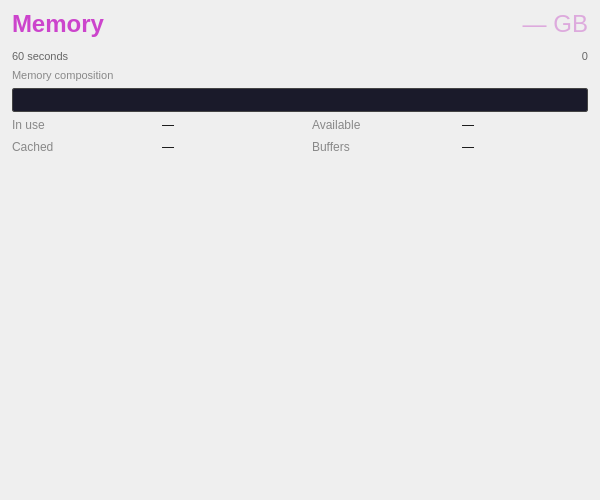
<?xml version="1.0" encoding="UTF-8"?>
<ui version="4.0">
 <class>MemoryDetailWidget</class>
 <widget class="QWidget" name="MemoryDetailWidget">
  <property name="geometry">
   <rect><x>0</x><y>0</y><width>600</width><height>500</height></rect>
  </property>
  <layout class="QVBoxLayout" name="verticalLayout">
   <property name="leftMargin"><number>12</number></property>
   <property name="topMargin"><number>10</number></property>
   <property name="rightMargin"><number>12</number></property>
   <property name="bottomMargin"><number>10</number></property>
   <property name="spacing"><number>6</number></property>

   <!-- Header row -->
   <item>
    <layout class="QHBoxLayout" name="headerLayout">
     <item>
      <widget class="QLabel" name="titleLabel">
       <property name="text"><string>Memory</string></property>
       <property name="styleSheet"><string>font-size: 18pt; font-weight: bold; color: #cc44cc;</string></property>
      </widget>
     </item>
     <item>
      <spacer>
       <property name="orientation"><enum>Qt::Horizontal</enum></property>
       <property name="sizeHint" stdset="0"><size><width>40</width><height>0</height></size></property>
      </spacer>
     </item>
     <item>
      <widget class="QLabel" name="totalLabel">
       <property name="text"><string>— GB</string></property>
       <property name="alignment"><set>Qt::AlignRight|Qt::AlignVCenter</set></property>
       <property name="styleSheet"><string>font-size: 18pt; color: #ddaadd;</string></property>
      </widget>
     </item>
    </layout>
   </item>

   <!-- Graph -->
   <item>
    <widget class="Perf::GraphWidget" name="graphWidget">
     <property name="minimumHeight"><number>180</number></property>
    </widget>
   </item>

   <!-- Time axis labels -->
   <item>
    <layout class="QHBoxLayout" name="timeAxisLayout">
     <item>
      <widget class="QLabel">
       <property name="text"><string>60 seconds</string></property>
       <property name="styleSheet"><string>color: #666; font-size: 8pt;</string></property>
      </widget>
     </item>
     <item>
      <spacer>
       <property name="orientation"><enum>Qt::Horizontal</enum></property>
       <property name="sizeHint" stdset="0"><size><width>40</width><height>0</height></size></property>
      </spacer>
     </item>
     <item>
      <widget class="QLabel">
       <property name="text"><string>0</string></property>
       <property name="alignment"><set>Qt::AlignRight|Qt::AlignVCenter</set></property>
       <property name="styleSheet"><string>color: #666; font-size: 8pt;</string></property>
      </widget>
     </item>
    </layout>
   </item>

   <!-- Composition bar (simple two-colour bar: in-use vs available) -->
   <item>
    <widget class="QLabel" name="compositionLabel">
     <property name="text"><string>Memory composition</string></property>
     <property name="styleSheet"><string>color:#888; font-size: 8pt;</string></property>
    </widget>
   </item>
   <item>
    <widget class="QProgressBar" name="compositionBar">
     <property name="minimum"><number>0</number></property>
     <property name="maximum"><number>1000</number></property>
     <property name="value"><number>0</number></property>
     <property name="textVisible"><bool>false</bool></property>
     <property name="maximumHeight"><number>18</number></property>
     <property name="styleSheet">
      <string>QProgressBar { background: #1a1a2a; border: 1px solid #444; border-radius: 2px; }
QProgressBar::chunk { background: #bb44bb; border-radius: 2px; }</string>
     </property>
    </widget>
   </item>

   <!-- Stats grid -->
   <item>
    <layout class="QGridLayout" name="statsGrid">
     <property name="horizontalSpacing"><number>24</number></property>
     <property name="verticalSpacing"><number>8</number></property>

     <item row="0" column="0"><widget class="QLabel"><property name="text"><string>In use</string></property><property name="styleSheet"><string>color:#888;</string></property></widget></item>
     <item row="0" column="1"><widget class="QLabel" name="statInUseValue"><property name="text"><string>—</string></property></widget></item>
     <item row="0" column="2"><widget class="QLabel"><property name="text"><string>Available</string></property><property name="styleSheet"><string>color:#888;</string></property></widget></item>
     <item row="0" column="3"><widget class="QLabel" name="statAvailValue"><property name="text"><string>—</string></property></widget></item>

     <item row="1" column="0"><widget class="QLabel"><property name="text"><string>Cached</string></property><property name="styleSheet"><string>color:#888;</string></property></widget></item>
     <item row="1" column="1"><widget class="QLabel" name="statCachedValue"><property name="text"><string>—</string></property></widget></item>
     <item row="1" column="2"><widget class="QLabel"><property name="text"><string>Buffers</string></property><property name="styleSheet"><string>color:#888;</string></property></widget></item>
     <item row="1" column="3"><widget class="QLabel" name="statBuffersValue"><property name="text"><string>—</string></property></widget></item>

    </layout>
   </item>

   <!-- Vertical spacer -->
   <item>
    <spacer>
     <property name="orientation"><enum>Qt::Vertical</enum></property>
     <property name="sizeHint" stdset="0"><size><width>0</width><height>40</height></size></property>
    </spacer>
   </item>

  </layout>
 </widget>
 <customwidgets>
  <customwidget>
   <class>Perf::GraphWidget</class>
   <extends>QWidget</extends>
   <header>perf/graphwidget.h</header>
  </customwidget>
 </customwidgets>
 <resources/>
 <connections/>
</ui>
